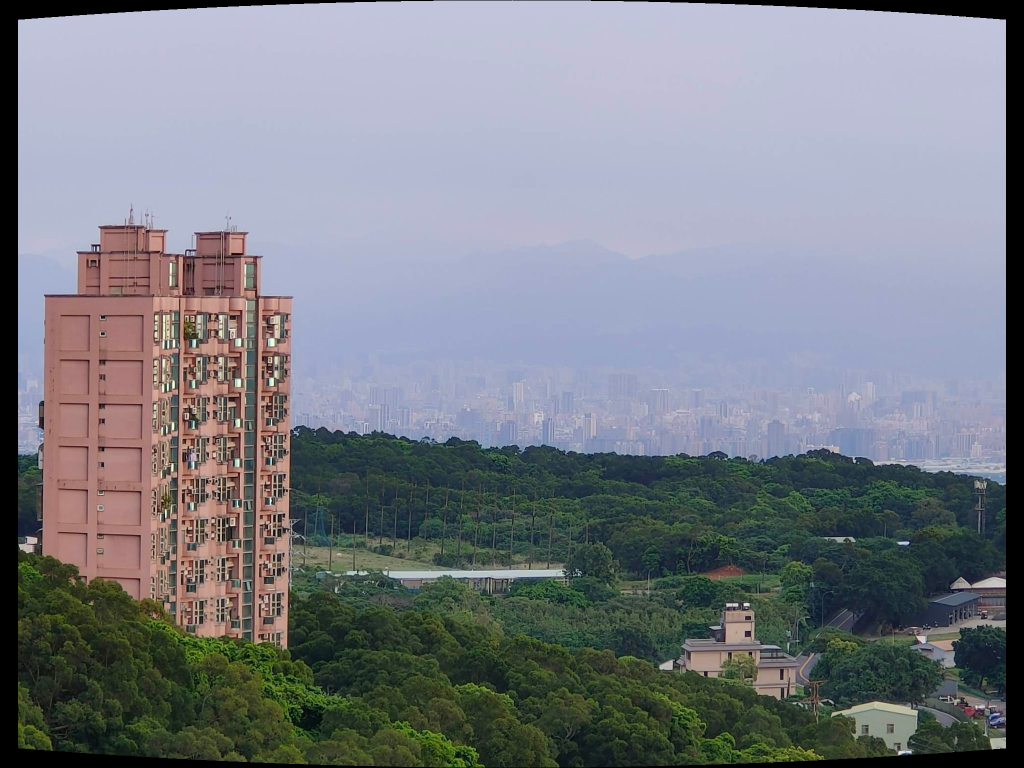
#> input picture results/01.jpg_warp.png, 2048 x 1536 px, given as the content of the folder pictures, which was not available (shown at 1/2 size)
$ python hw2-1.py
#> lines starting #> are read from the running program, lines starting #| are printed output that depends on the picture; pictures that were not available may be replaced by others from this repository, and a replacement may not be noted
#> further down, im is the input picture: shape (1536, 2048, 3); mean B, G, R 133.1, 125.6, 122.1
# reference https://github.com/qhan1028/Image-Stitching/tree/ae88b023ead6c86cb56cc216bd353fe7f9b260a0

import cv2
import matplotlib.pyplot as plt
import numpy as np
import math
from scipy.spatial.distance import cdist
from scipy.ndimage import gaussian_filter
import random
from scipy import signal
import os.path as osp
import os
from scipy.ndimage.filters import maximum_filter

# [9 lines of commented-out code are left out]

# [27 lines left out: function cylinder_warping1, not called in this run]

def cylinder_warping2(image, file_name, focal=1800):
#> called with file_name = '01.jpg_warp', focal = 3085.7
    print('Cylinder Warping2')
    h, w, c = image.shape
#> h = 1536; w = 2048; c = 3
    print('h', h, 'w', w)
#| h 1536 w 2048
    s = focal
    res = np.zeros([h, w, 3])
    y_origin = np.floor(h/2)
#> y_origin = 768
    x_origin = np.floor(w/2)
#> x_origin = 1024

    y, x = np.indices((h, w))
    y_prime = y - y_origin
    x_prime = x - x_origin

    x = focal * np.tan(x_prime/s)
    y = np.sqrt(x**2 + focal**2) / s * y_prime
    y += y_origin
    x += x_origin

    x_floor = np.clip(np.floor(x).astype(int), 0, w-1)
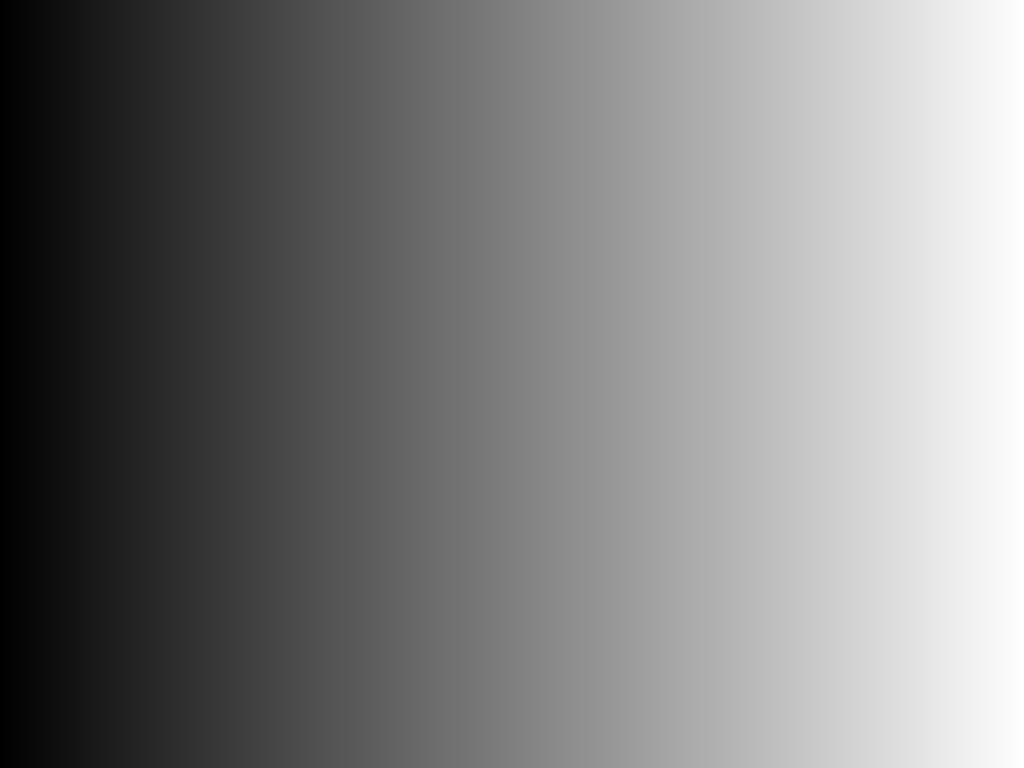
#> x: shape (1536, 2048) float64 (shown at 1/2 size); min -39.32, max 2086.2, mean 1023.5; drawn with min black and max white
    y_floor = np.clip(np.floor(y).astype(int), 0, h-1)
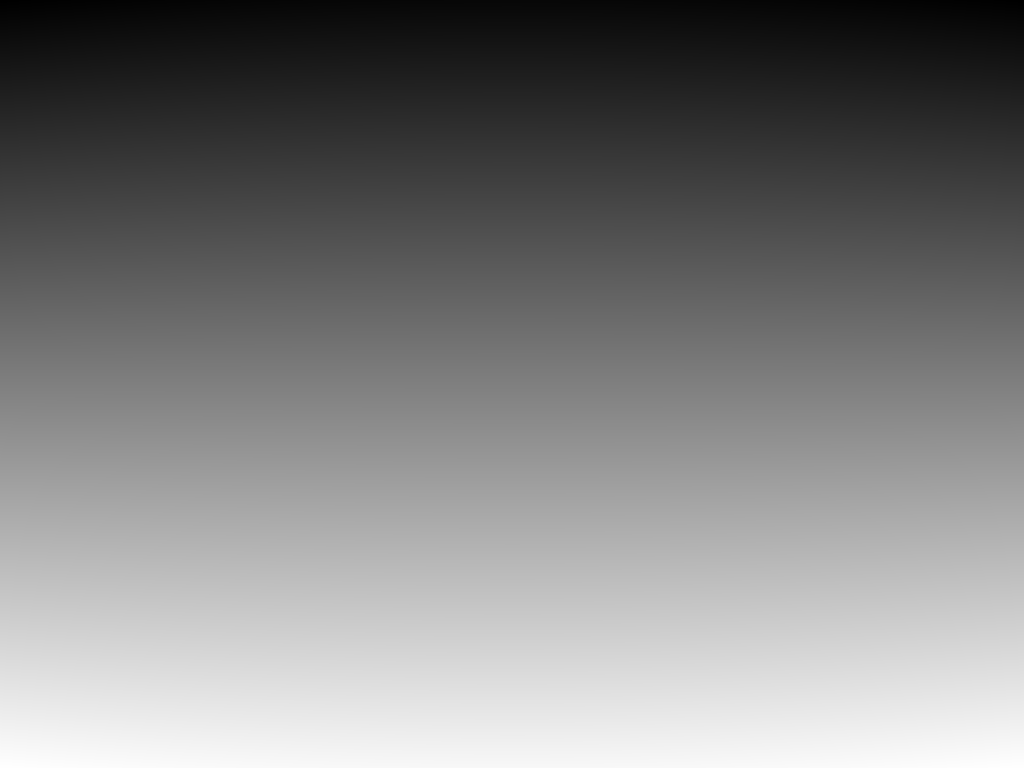
#> y: shape (1536, 2048) float64 (shown at 1/2 size); min -44.32, max 1579.3, mean 767.5; drawn with min black and max white
    x_ceil = np.clip(np.ceil(x).astype(int), 0, w-1)
    y_ceil = np.clip(np.ceil(y).astype(int), 0, h-1)

    idx = np.ones([h,w])
    idx[np.floor(x)<0] = 0; idx[np.floor(y)<0]=0; idx[np.ceil(x)>w-1]=0; idx[np.ceil(y)>h-1]=0

    a = x - x_floor
    b = y - y_floor

    for i in range(c):
        res[..., i] = (1-a) * (1-b) * image[y_floor, x_floor, i] + a * (1-b) * image[y_floor, x_ceil, i] + a * b * image[y_ceil, x_ceil, i] + (1-a) * b * image[y_ceil, x_floor, i]
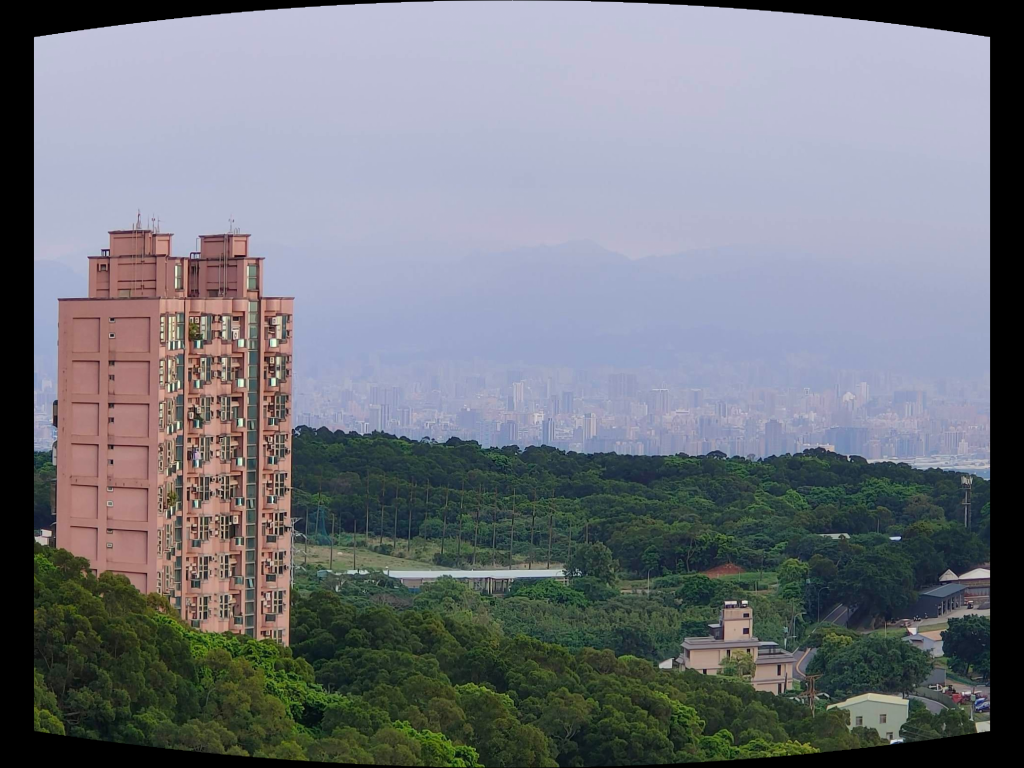
#> res: shape (1536, 2048, 3) float64 (shown at 1/2 size); mean B, G, R 126.9, 119.7, 116.2; drawn with min black and max white
    res[idx==0] = [0, 0, 0]
    cv2.imwrite(f'results/{file_name}_warp.png', res)
    return res


# warp_1 = cylinder_warping2(bgr1, filename1, 600)
# # print("warpped shape", warp_1.shape)
# warp_2 = cylinder_warping2(bgr2, filename2, 603)

# [221 lines left out: functions calculate_R, local_max_R, get_patches, get_MSOP_descripters, match_feature, warp_feature, not called in this run]
ransac_list = []
# [139 lines left out: functions ransac, init_stitching_space, image_stitching, image_stitching2, not called in this run]

filenames = []

bgrs = []

focals = [3085.73, 3082.65, 3087.25]
# focals = [3995.11, 3995.59, 3996.06, 3987.76, 3974.09]
dir = 'pictures'

for filename in np.sort(os.listdir(dir)):
    if osp.splitext(filename)[1] in ['.png', '.jpg']:
        print(filename)
        filenames.append(filename[:-4])
        im = cv2.imread(osp.join(dir, filename))
        bgrs.append(im)

n = 3

#> (the run stopped early here; a loop or call above may not have finished)

$ run again, on results/03.jpg_warp.png
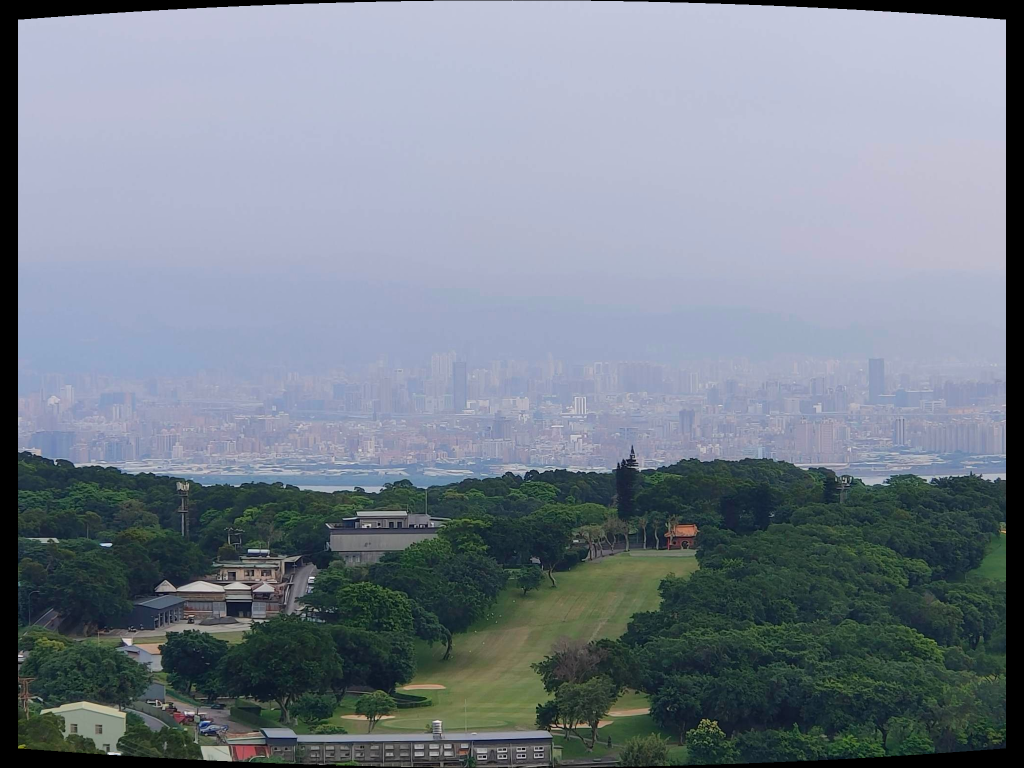
#> input picture results/03.jpg_warp.png, 2048 x 1536 px, given as the content of the folder pictures, which was not available (shown at 1/2 size)
#> im is the input picture: shape (1536, 2048, 3); mean B, G, R 141.4, 129.9, 120.4
#| h 1536 w 2048
#> after the loop in cylinder_warping2, `for i in range(c):`:
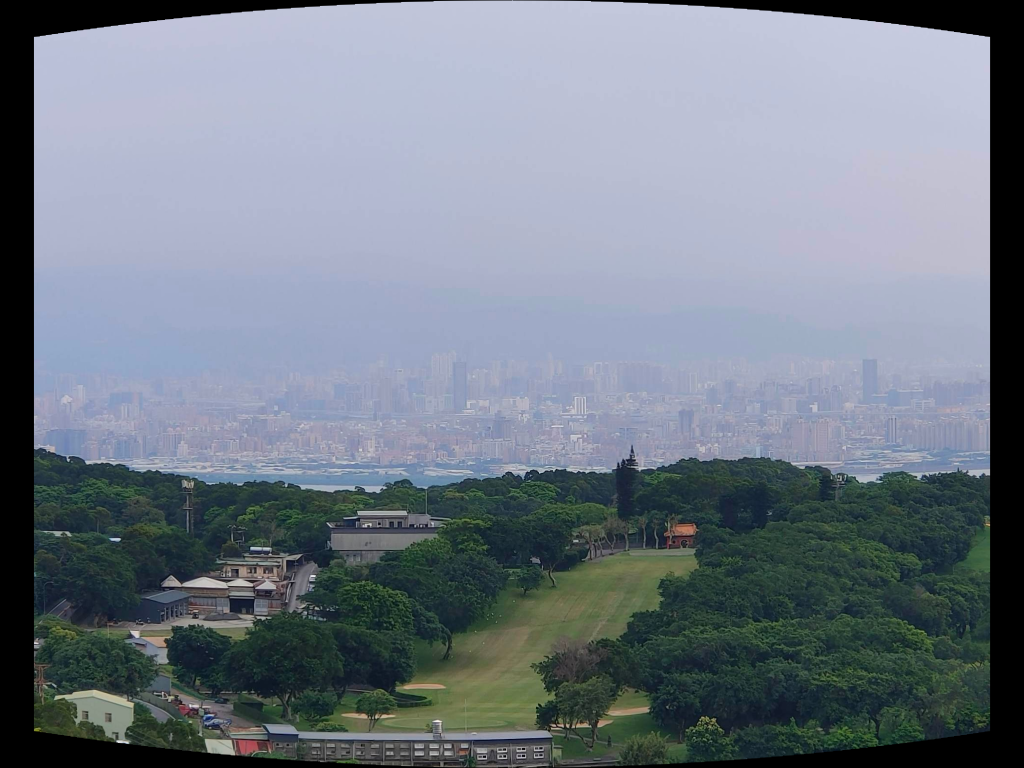
#> res: shape (1536, 2048, 3) float64 (shown at 1/2 size); mean B, G, R 134.8, 123.8, 114.8

$ run again, on results/mountain1_warp.png
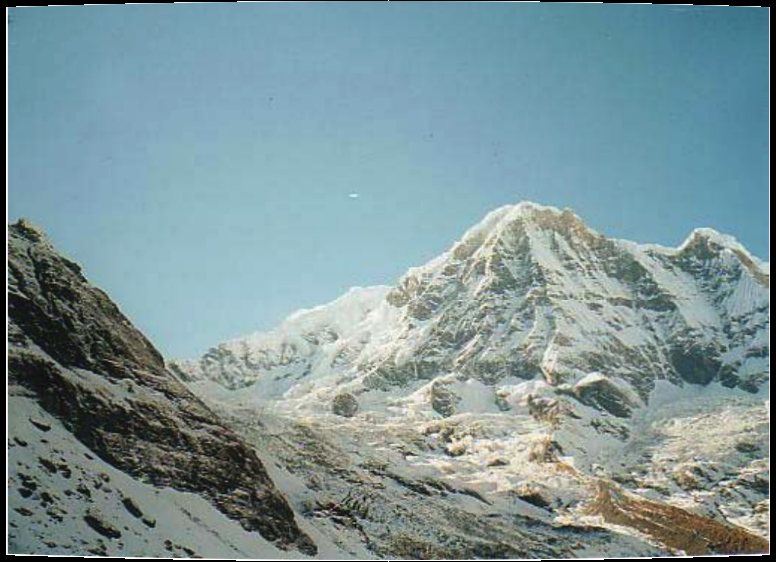
#> input picture results/mountain1_warp.png, 776 x 562 px, given as the content of the folder pictures, which was not available
#> im is the input picture: shape (562, 776, 3); mean B, G, R 151.9, 148.6, 125
#| h 562 w 776
#> after the loop in cylinder_warping2, `for i in range(c):`:
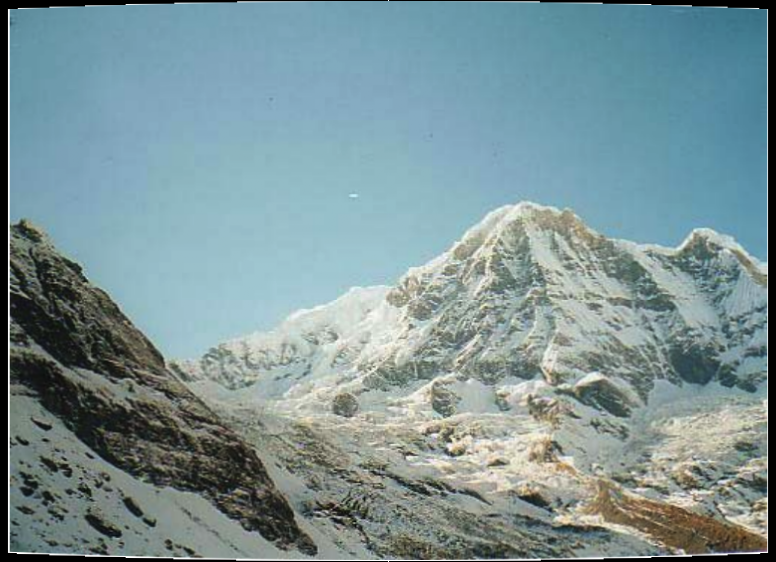
#> res: shape (562, 776, 3) float64; mean B, G, R 150.9, 147.6, 124.2
